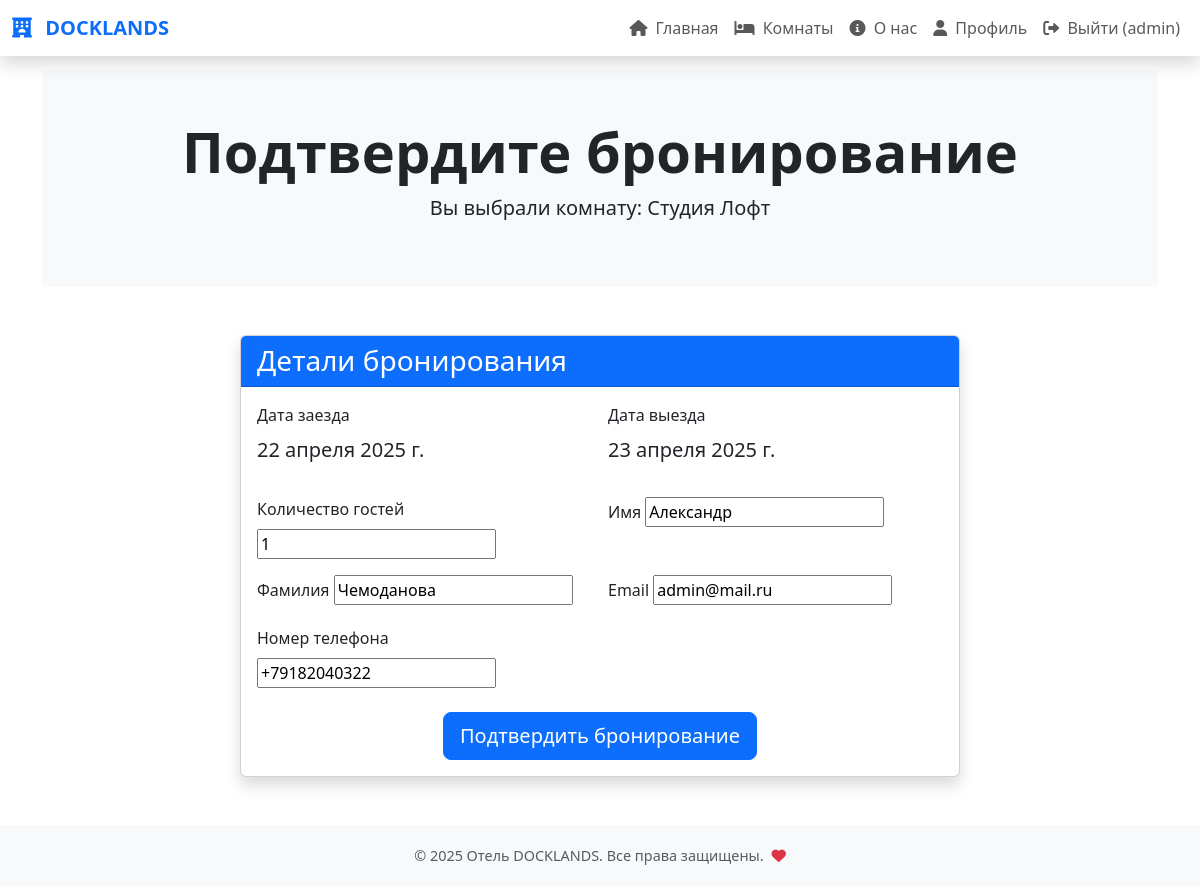
Screenshot of /book/7/2025-04-22/2025-04-23/1/ (signed in) with the database file from the repository.
### hotel/models.py (models this page shows, shortened)
class Room(models.Model):
    room_number = models.CharField(max_length=10, unique=True, verbose_name='Номер комнаты')
    name = models.CharField(max_length=100, default='Название номера', verbose_name='Название номера')
    category = models.ForeignKey(
        RoomCategory,
        related_name='rooms',
        on_delete=models.CASCADE,
        verbose_name='Категория'
    )
    price_per_night = models.DecimalField(max_digits=10, decimal_places=2, verbose_name='Цена за комнату')
    capacity = models.PositiveIntegerField(verbose_name='Количество гостей')
    description = models.TextField(blank=True, verbose_name='Описание')
    amenities = models.CharField(max_length=250, blank=True, verbose_name='Удобства')
    is_available = models.BooleanField(default=True, verbose_name='Доступность бронирования')

### accounts/models.py (models this page shows, shortened)
class Profile(models.Model):
    user = models.OneToOneField(User, on_delete=models.CASCADE, null=True, blank=True)
    first_name = models.CharField(max_length=50, blank=True, verbose_name='Имя')
    last_name = models.CharField(max_length=50, blank=True, verbose_name='Фамилия')
    middle_name = models.CharField(max_length=50, blank=True, verbose_name='Отчество')
    phone_number = models.CharField(max_length=14, blank=True, verbose_name='Номер телефона')
    passport_data = models.CharField(max_length=50, blank=True, verbose_name='Паспортные данные')
    chat_id = models.BigIntegerField(null=True, blank=True, unique=True, verbose_name='Telegram Chat ID')
    telegram_email = models.EmailField(null=True, blank=True, verbose_name='Email для бронирования')

### main/views.py (the view)
# urls.py: path('book/<int:room_id>/<str:check_in>/<str:check_out>/<int:guests>/', views.book_room, name='book_room'),
def book_room(request, room_id, check_in, check_out, guests):
    room = get_object_or_404(Room, id=room_id)
    check_in_date = date.fromisoformat(check_in)
    check_out_date = date.fromisoformat(check_out)
    if not Booking.is_room_available(room, check_in_date, check_out_date):
        messages.error(request, 'Комната не доступна на выбранные даты.')
        return redirect('search_results', check_in=check_in, check_out=check_out, guests=guests)
    if request.method == 'POST':
        form = BookingForm(request.POST)
        if form.is_valid():
            booking = form.save(commit=False)
            booking.room = room
            booking.user = request.user if request.user.is_authenticated else None
            booking.check_in = check_in_date  # Добавляем дату заезда вручную
            booking.check_out = check_out_date  # Добавляем дату выезда вручную
            booking.first_name = form.cleaned_data['first_name']
            booking.last_name = form.cleaned_data['last_name']
            booking.email = form.cleaned_data['email']
            booking.phone = form.cleaned_data['phone']
            booking.save()
            send_cancel_email(booking)
            messages.success(request, 'Бронирование успешно создано. Проверти вашу почту!')
            return redirect('home')  # Перенаправляем на главную страницу
    else:
        initial_data = {
            'check_in': check_in_date,
            'check_out': check_out_date,
            'guests': guests,
        }
        if request.user.is_authenticated:
            profile = getattr(request.user, 'profile', None)  # Получаем профиль пользователя
            if profile:
                initial_data.update({
                    'first_name': profile.first_name or '',
                    'last_name': profile.last_name or '',
                    'email': request.user.email or '',
                    'phone': profile.phone_number or '',
                })
        form = BookingForm(initial=initial_data)
    return render(request, 'main/book_room.html', {'form': form, 'room': room, 'check_in': check_in_date, 'check_out': check_out_date})

### main/forms.py
class BookingForm(forms.ModelForm):
    first_name = forms.CharField(max_length=100, label="Имя")
    last_name = forms.CharField(max_length=100, label="Фамилия")
    email = forms.EmailField(label="Email")
    phone = forms.CharField(max_length=20, label="Номер телефона")
    class Meta:
        model = Booking
        fields = ['guests']
        widgets = {
            'check_in': forms.DateInput(attrs={'type': 'date'}),
            'check_out': forms.DateInput(attrs={'type': 'date'})
        }

### main/models.py (called while the page is built)
    @staticmethod
    def is_room_available(room, check_in, check_out):
        return not Booking.objects.filter(
            room=room,
            check_in__lt=check_out,
            check_out__gt=check_in
        ).exists()

### main/templates/main/book_room.html (shortened to what this page needs)
{% extends 'main/base.html' %}
{% block content %}
<section class="py-5 bg-light">
    <div class="container text-center">
        <h1 class="display-4 fw-bold">Подтвердите бронирование</h1>
        <p class="lead">Вы выбрали комнату: <strong>{{ room.name }}</strong></p>
    </div>
</section>
<section class="py-5">
    <div class="container">
        <div class="row justify-content-center">
            <div class="col-md-8">
                <div class="card shadow">
                    <div class="card-header bg-primary text-white">
                        <h3 class="card-title mb-0">Детали бронирования</h3>
                    </div>
                    <div class="card-body">
                        <form method="post" class="row g-3">
                            <div class="col-md-6">
                                <label class="form-label">Дата заезда</label>
                                <p class="form-control-static fs-5">{{ check_in }}</p>
                            </div>
                            <div class="col-md-6">
                                <label class="form-label">Дата выезда</label>
                                <p class="form-control-static fs-5">{{ check_out }}</p>
                            </div>
                            <div class="col-md-6">
                                <label for="{{ form.guests.id_for_label }}" class="form-label">Количество гостей</label>
                                {{ form.guests }}
                            </div>
                            <div class="col-md-6">
                                <label for="{{ form.first_name.id_for_label }}" class="form-label">Имя</label>
                                {{ form.first_name }}
                            </div>
                            <div class="col-md-6">
                                <label for="{{ form.last_name.id_for_label }}" class="form-label">Фамилия</label>
                                {{ form.last_name }}
                            </div>
                            <div class="col-md-6">
                                <label for="{{ form.email.id_for_label }}" class="form-label">Email</label>
                                {{ form.email }}
                            </div>
                            <div class="col-md-6">
                                <label for="{{ form.phone.id_for_label }}" class="form-label">Номер телефона</label>
                                {{ form.phone }}
                            </div>
                            <div class="col-12 text-center mt-4">
                                <button type="submit" class="btn btn-primary btn-lg">Подтвердить бронирование</button>
                            </div>
                        </form>
                    </div>
                </div>
            </div>
        </div>
    </div>
</section>
{% endblock %}

### templates/main/base.html (shortened to what this page needs)
<!DOCTYPE html>
<html lang="en">
<head>
    <link href="https://cdn.jsdelivr.net/npm/bootstrap@5.3.0-alpha1/dist/css/bootstrap.min.css" rel="stylesheet">
    <link href="https://cdnjs.cloudflare.com/ajax/libs/font-awesome/6.0.0-beta3/css/all.min.css" rel="stylesheet">
</head>
<body>
    <header>
        <nav class="navbar navbar-expand-lg navbar-light bg-white shadow fixed-top">
            <div class="container-fluid">
                <a class="navbar-brand" href="{% url 'home' %}">
                    <i class="fas fa-hotel me-2"></i> DOCKLANDS
                </a>
                <div class="collapse navbar-collapse" id="navbarNav">
                    <ul class="navbar-nav ms-auto">
                        <li class="nav-item">
                            <a class="nav-link" href="{% url 'home' %}">
                                <i class="fas fa-home me-1"></i> Главная
                            </a>
                        </li>
                        <li class="nav-item">
                            <a class="nav-link" href="{% url 'room_list' %}">
                                <i class="fas fa-bed me-1"></i> Комнаты
                            </a>
                        </li>
                        <li class="nav-item">
                            <a class="nav-link" href="{% url 'about' %}">
                                <i class="fas fa-info-circle me-1"></i> О нас
                            </a>
                        </li>
                        {% if user.is_authenticated %}
                            <li class="nav-item">
                                <a class="nav-link" href="{% url 'profile' %}">
                                    <i class="fas fa-user me-1"></i> Профиль
                                </a>
                            </li>
                            <li class="nav-item">
                                <a class="nav-link" href="{% url 'logout' %}">
                                    <i class="fas fa-sign-out-alt me-1"></i> Выйти ({{ user.username }})
                                </a>
                            </li>
                        {% endif %}
                    </ul>
                </div>
            </div>
        </nav>
    </header>
    <main class="container">
        {% block content %}
        {% endblock %}
    </main>
    <footer class="footer mt-auto">
        <div class="container">
            <p class="text-muted">
                &copy; 2025 Отель DOCKLANDS. Все права защищены.
                <i class="fas fa-heart text-danger ms-1"></i>
            </p>
        </div>
    </footer>
</body>
</html>

### templates/main/base.html (style rules this page uses)
body { padding-top: 70px; font-family: 'Segoe UI', Tahoma, Geneva, Verdana, sans-serif; }
.navbar-brand { font-weight: bold; color: #0d6efd !important; }
.nav-link { font-size: 1rem; transition: color 0.3s ease; }
footer { margin-top: 40px; padding: 20px 0; background-color: #f8f9fa; text-align: center; font-size: 0.9rem; }
footer p { margin-bottom: 0; }

### rows the page displays
Room: name "Студия Лофт"
Profile: first_name "Александр", last_name "Чемоданова"

### other values shown
{{ user.username }} "admin"
{{ check_in }} "22 апреля 2025 г."
{{ check_out }} "23 апреля 2025 г."
